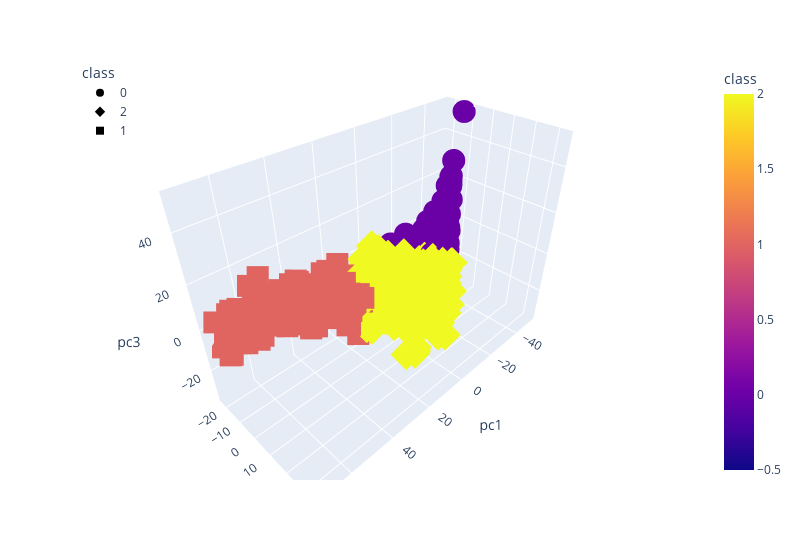

The cell this chart's notebook holds for it:
### Markdown cell above
# PCA

### Code cell
# Plotting PCA Model
fig = px.scatter_3d(
    pca_three,
    x="pc1",
    y="pc2",
    z="pc3",
    color="class",
    symbol="class",
    hover_name = pca_three.index,
    width=800,
)
fig.update_layout(legend=dict(x=0, y=1))
fig.show()

### Figure 1 — Plotly figure (JSON) as saved in the notebook; plotly's stock layout.template omitted (floating-point values rounded to 4 significant figures; data arrays with more than 128 entries replaced by an {"elided": "..."} marker saying what was removed)
{"data": [{"hovertemplate": "<b>%{hovertext}</b><br><br>class=%{marker.color}<br>pc1=%{x}<br>pc2=%{y}<br>pc3=%{z}<extra></extra>", "hovertext": {"elided": "363 int values"}, "legendgroup": "0", "marker": {"color": {"elided": "363 int values"}, "coloraxis": "coloraxis", "symbol": "circle"}, "mode": "markers", "name": "0", "scene": "scene", "showlegend": true, "x": {"elided": "363 float values"}, "y": {"elided": "363 float values"}, "z": {"elided": "363 float values"}, "type": "scatter3d"}, {"hovertemplate": "<b>%{hovertext}</b><br><br>class=%{marker.color}<br>pc1=%{x}<br>pc2=%{y}<br>pc3=%{z}<extra></extra>", "hovertext": {"elided": "365 int values"}, "legendgroup": "2", "marker": {"color": {"elided": "365 int values"}, "coloraxis": "coloraxis", "symbol": "diamond"}, "mode": "markers", "name": "2", "scene": "scene", "showlegend": true, "x": {"elided": "365 float values"}, "y": {"elided": "365 float values"}, "z": {"elided": "365 float values"}, "type": "scatter3d"}, {"hovertemplate": "<b>%{hovertext}</b><br><br>class=%{marker.color}<br>pc1=%{x}<br>pc2=%{y}<br>pc3=%{z}<extra></extra>", "hovertext": {"elided": "196 int values"}, "legendgroup": "1", "marker": {"color": {"elided": "196 int values"}, "coloraxis": "coloraxis", "symbol": "square"}, "mode": "markers", "name": "1", "scene": "scene", "showlegend": true, "x": {"elided": "196 float values"}, "y": {"elided": "196 float values"}, "z": {"elided": "196 float values"}, "type": "scatter3d"}], "layout": {"scene": {"domain": {"x": [0, 1], "y": [0, 1]}, "xaxis": {"title": {"text": "pc1"}}, "yaxis": {"title": {"text": "pc2"}}, "zaxis": {"title": {"text": "pc3"}}}, "coloraxis": {"colorbar": {"title": {"text": "class"}}, "colorscale": [[0, "#0d0887"], [0.1111, "#46039f"], [0.2222, "#7201a8"], [0.3333, "#9c179e"], [0.4444, "#bd3786"], [0.5556, "#d8576b"], [0.6667, "#ed7953"], [0.7778, "#fb9f3a"], [0.8889, "#fdca26"], [1, "#f0f921"]]}, "legend": {"title": {"text": "class"}, "tracegroupgap": 0, "x": 0, "y": 1}, "margin": {"t": 60}, "width": 800}}
